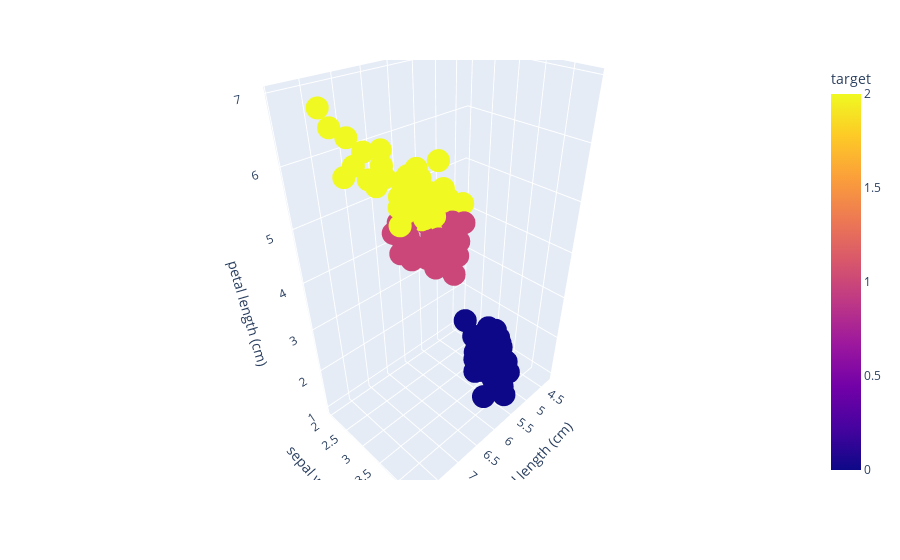

Write notebook code for a chart like this one.
### Code cell
px.scatter_3d(df, x='sepal length (cm)', y='sepal width (cm)', z='petal length (cm)',color='target')

### Figure 1 — Plotly figure (JSON) as saved in the notebook; plotly's stock layout.template omitted (floating-point values rounded to 4 significant figures; data arrays with more than 128 entries replaced by an {"elided": "..."} marker saying what was removed)
{"data": [{"hovertemplate": "sepal length (cm)=%{x}<br>sepal width (cm)=%{y}<br>petal length (cm)=%{z}<br>target=%{marker.color}<extra></extra>", "legendgroup": "", "marker": {"color": {"elided": "150 int values"}, "coloraxis": "coloraxis", "symbol": "circle"}, "mode": "markers", "name": "", "scene": "scene", "showlegend": false, "type": "scatter3d", "x": {"elided": "150 float values"}, "y": {"elided": "150 float values"}, "z": {"elided": "150 float values"}}], "layout": {"coloraxis": {"colorbar": {"title": {"text": "target"}}, "colorscale": [[0, "#0d0887"], [0.1111, "#46039f"], [0.2222, "#7201a8"], [0.3333, "#9c179e"], [0.4444, "#bd3786"], [0.5556, "#d8576b"], [0.6667, "#ed7953"], [0.7778, "#fb9f3a"], [0.8889, "#fdca26"], [1, "#f0f921"]]}, "legend": {"tracegroupgap": 0}, "margin": {"t": 60}, "scene": {"domain": {"x": [0, 1], "y": [0, 1]}, "xaxis": {"title": {"text": "sepal length (cm)"}}, "yaxis": {"title": {"text": "sepal width (cm)"}}, "zaxis": {"title": {"text": "petal length (cm)"}}}}}
